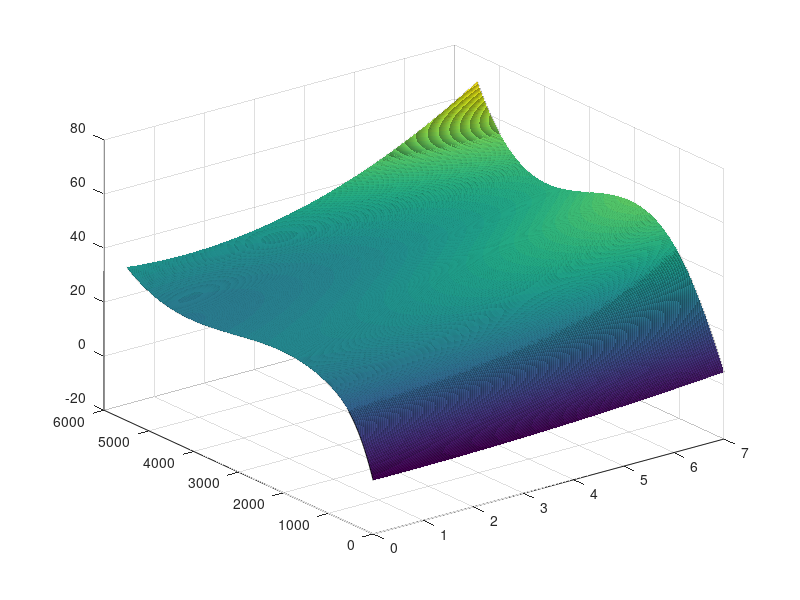

This chart was generated by the following MATLAB code: (Note: this script raises an error after producing the figure.)
%Thursday AM

load('mdd_output.mat')

% cost = zeros(4,3);
% diameter = zeros(4,3);
% depth = zeros(4,3);
% e_subsurface = zeros(4,3);
% e_tension = zeros(4,3);
% w_tension = zeros(4,3);

% diameter(:,4) = 8;
% depth(:,4) = depth(:,1);

n = 1000;
z_adj = 5;
ms = 50;
fs = 16;
lw = 1.2;

addond = 3; %add on diameter range

[Xq,Yq] = meshgrid(linspace(0,max(diameter(:))+addond,n), ...
    linspace(0,max(depth(:)),n));

%Cq = interp2(diameter,depth,cost,Xq,Yq,'linear');
Cq = interp2(diameter,depth,cost,Xq,Yq,'spline');
% Eq = interp2(diameter,depth,e_tension,Xq,Yq,'linear');

%cost
figure
s = surf(Xq,Yq,Cq./1000);
s.EdgeColor = 'none';
hold on
view(0,90)
xlabel('WEC Diameter [m]')
ylabel('Water Depth [m]')
xlim([.9 (4 +.1 + addond)])
ylim([0 5600])
c = colorbar;
c.Label.String = '[$k]';
colormap(brewermap(8,'reds'))
%colormap(flipud(viridis(16)))
caxis([0 80])
%[~,con] = contour3(Xq,Yq,Cq./1000,'LineColor','w','LineWidth',.5);
hold on
scatter3(diameter(:),depth(:),cost(:)./1000+z_adj,ms,'filled', ...
    'MarkerEdgeColor','k','MarkerFaceColor','k')
set(gca,'FontSize',fs)
set(gca,'LineWidth',lw)

set(gcf, 'Position', [100, 100, 400, 650])
